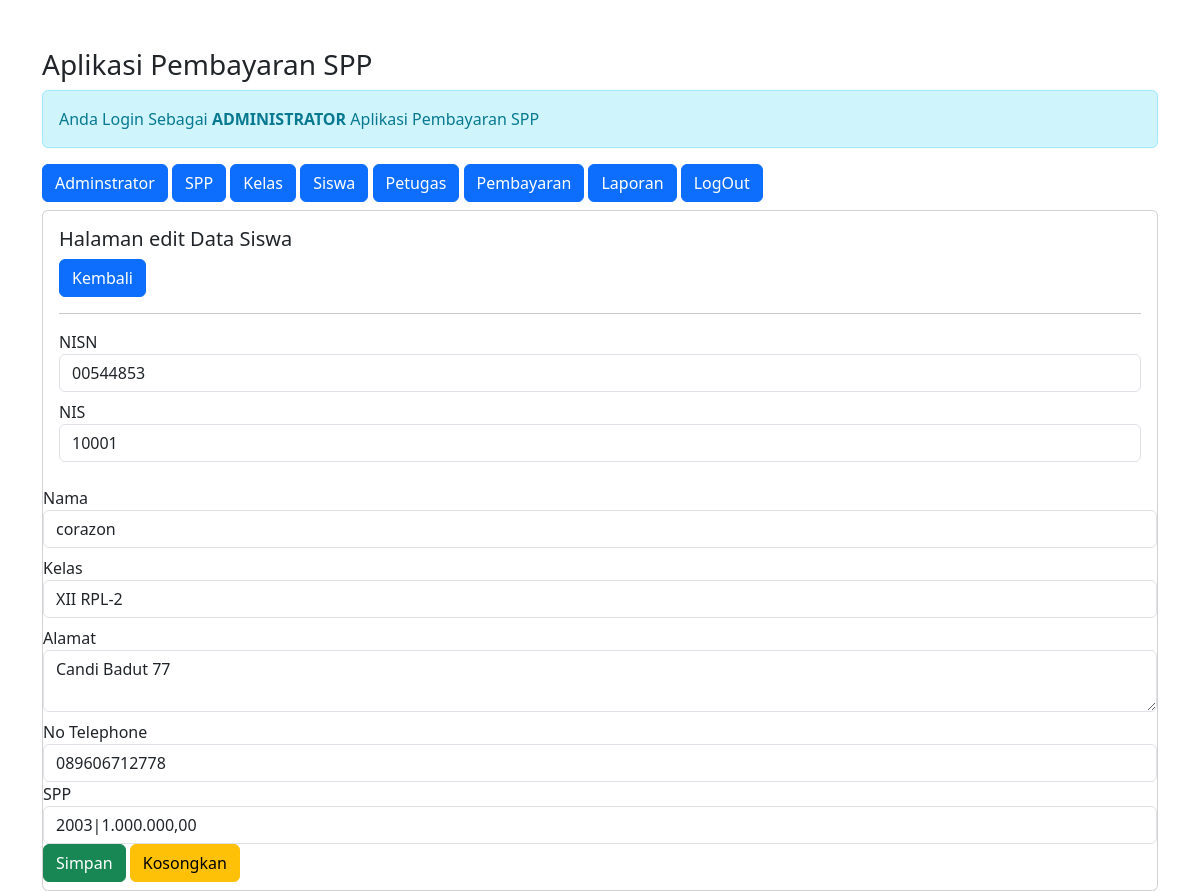
/admin/admin.php?url=edit-siswa&nisn=00544853 (signed in), run on the app's committed database.
### tables this page shows
CREATE TABLE `siswa` (
  `nisn` char(10) NOT NULL,
  `nis` char(8) NOT NULL,
  `nama` varchar(35) NOT NULL,
  `id_kelas` int(11) NOT NULL,
  `alamat` text NOT NULL,
  `no_telp` varchar(13) NOT NULL,
  `id_spp` int(11) NOT NULL
);

CREATE TABLE `kelas` (
  `id_kelas` int(11) NOT NULL,
  `nama_kelas` varchar(10) NOT NULL,
  `kompetensi_keahlian` varchar(50) NOT NULL
);

CREATE TABLE `spp` (
  `id_spp` int(11) NOT NULL,
  `tahun` int(11) NOT NULL,
  `nominal` int(11) NOT NULL
);

### admin/edit-siswa.php (the view, shortened to what this page needs)
<?php
$nisn = $_GET['nisn'];
include '../koneksi.php';
$sql = "SELECT*FROM siswa,spp,kelas WHERE siswa.id_kelas=kelas.id_kelas AND siswa.id_spp=spp.id_spp AND nisn='$nisn'";
$query = mysqli_query($koneksi, $sql);
$data = mysqli_fetch_array($query);
?>
<h5>Halaman edit Data Siswa</h5>
<a href="?url=siswa" class="btn btn-primary"> Kembali </a>
<hr>
<form method="post" action="?url=proses-edit-siswa&nisn=<?= $nisn;?>">
    <div class="form-group mb-2">
        <label>NISN</label>
        <input value="<?= $data['nisn'] ?>" readonly type="number" name="nisn" class="form-control" required>
    </div>
    <div class="form-group mb-2">
        <label>NIS</label>
        <input value="<?= $data['nis'] ?>" type="number" name="nis" class="form-control" required>
    </div>
    </div>
    <div class="form-group mb-2">
        <label>Nama</label>
        <input value="<?= $data['nama'] ?>" type="text" name="nama" class="form-control" required>
    </div>
    <div class="form-group mb-2">
        <label>Kelas</label>
        <select name="id_kelas" class="form-control" required>
            <option value="<?= $data['id_kelas'] ?>"><?= $data['nama_kelas'] ?></option>
        </select>
    </div>
    <div class="form-group mb-2">
        <label>Alamat</label>
        <textarea name="alamat" class="form-control" required><?= $data['alamat'] ?></textarea>
    </div>
    <div class="form-group">
        <label>No Telephone</label>
        <input value="<?= $data['no_telp'] ?>" name="no_telp" class="form-control" required>
    </div>
    <div class="form-group mb-2">
        <label>SPP</label>
        <select name="id_spp" class="form-control" required>
            <option value="<?= $data['id_spp'] ?>">
                <?= $data['tahun'];?>|<?=number_format($data['nominal'],2,',','.');?>
            </option>
        </select>
        <div class="form-group">
            <button type="submit" class="btn btn-success"> Simpan </button>
            <button type="reset" class="btn btn-warning"> Kosongkan </button>
        </div>

### data on the page
siswa: nisn "00544853", nis "10001", nama "corazon", id_kelas "XII RPL-2", alamat "Candi Badut 77", no_telp "089606712778", id_spp "2003|1.000.000,00"
